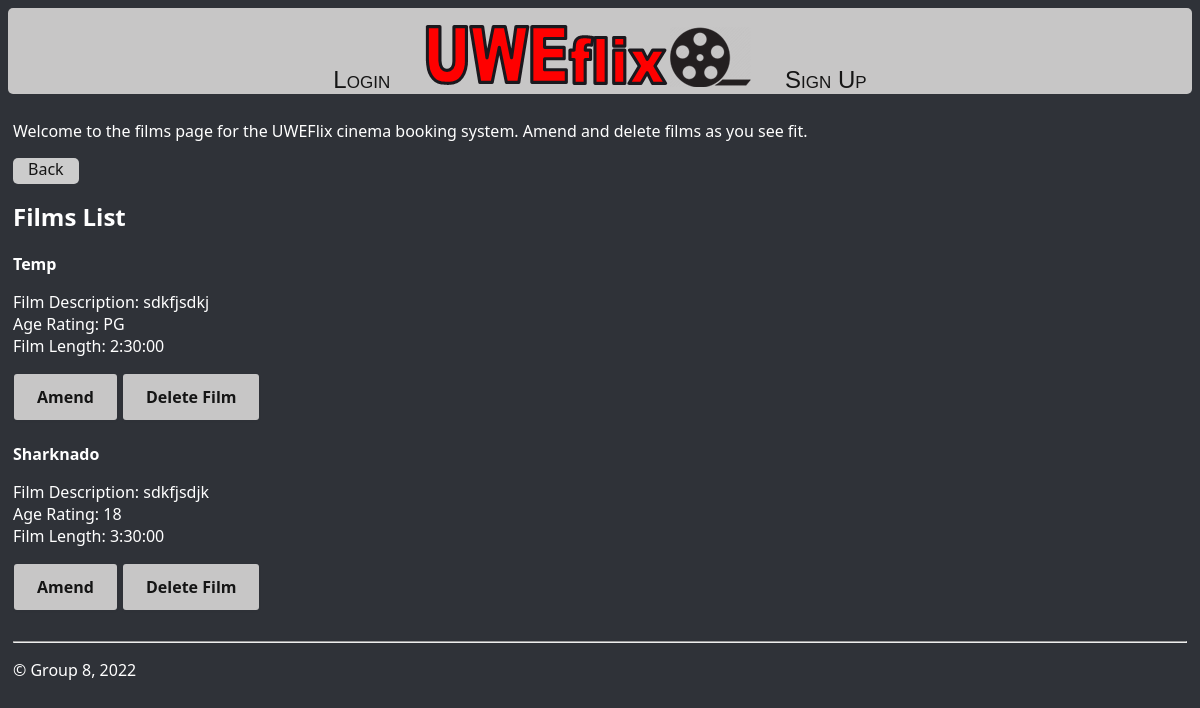
/allFilms/, run on an earlier commit of the app's database.
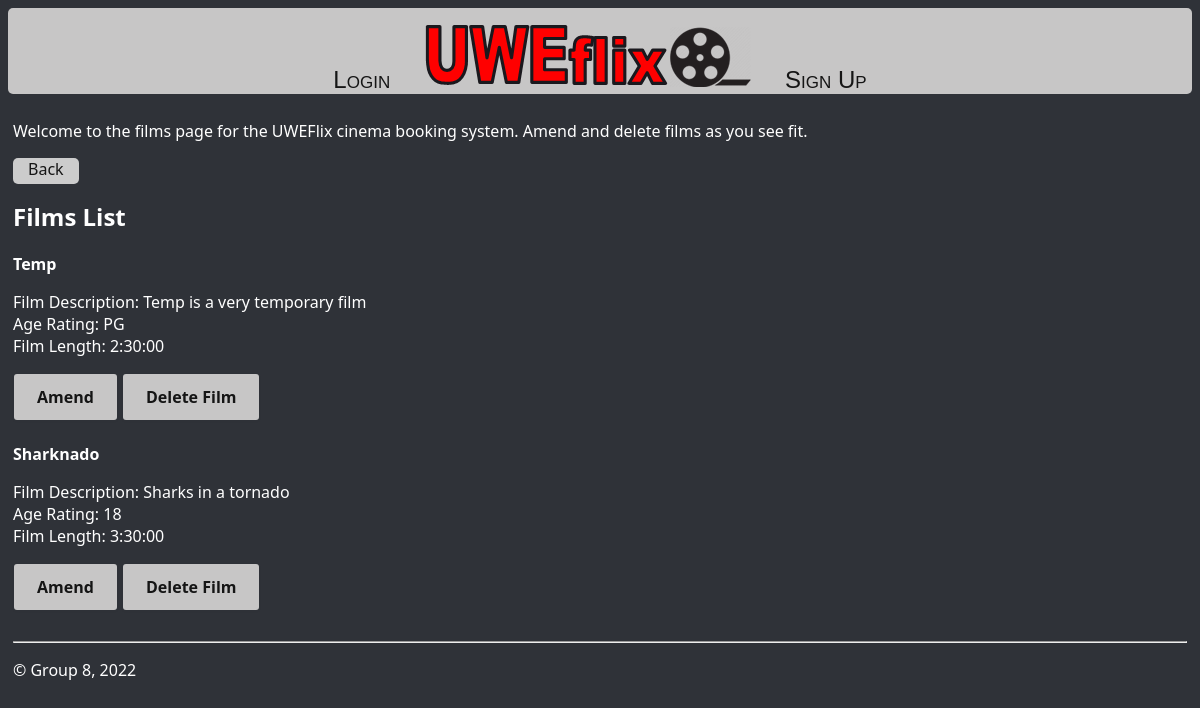
And on a later commit of the database.
### uweflix/models.py (models this page shows, shortened)
class Film(models.Model):
    id = models.UUIDField(primary_key=True, default=uuid.uuid4, editable=False, unique=True)
    title = models.CharField(max_length=50)
    description = models.CharField(max_length=250)
    age_rating =  models.CharField(max_length=3, choices=Age_rating_UK)
    duration = models.DurationField(max_length=8)

### uweflix/views.py (the view)
# urls.py: path("allFilms/", views.getAllFilms, name="addFilm"),
def getAllFilms(request):
    filmList = Film.objects.all()
    return render (request, 'uweflix/allFilms.html', {'filmList': filmList})

### uweflix/templates/uweflix/allFilms.html (shortened to what this page needs)
{% extends "uweflix/layout.html" %}
{% block content %}
    <p>Welcome to the films page for the UWEFlix cinema booking system. Amend and delete films as you see fit.</p>
    <a class = "nevermindButton" href="{% url 'cinemaAdmin' %}">Back</a>
    <h2>Films List</h2>
{% for film in filmList %}
    <div class="card">
        <div class="card-header">
            <strong>{{ film.title }}</strong>
        </div>
        <div class="card-body">
        <p class="card-text">
            Film Description:  {{ film.description }}
            <br>
            Age Rating:  {{ film.age_rating }}
            <br>
            Film Length:  {{ film.duration }}
            <br>
        </p>
        </div>
        <div class="card-footer text-muted">
            <a class="amendButtons" href="{% url 'amendFilm' film.id %}">Amend</a>
            <a class="deleteButtons" href="{% url 'deleteFilm' film.id %}">Delete Film</a>
        </div>
    </div>
    <br>
    {% endfor %}
{% endblock %}

What changed in the data, as far as the page shows it:
changed Film "Temp": description "sdkfjsdkj" → "Temp is a very temporary film"
changed Film "Sharknado": description "sdkfjsdjk" → "Sharks in a tornado"
